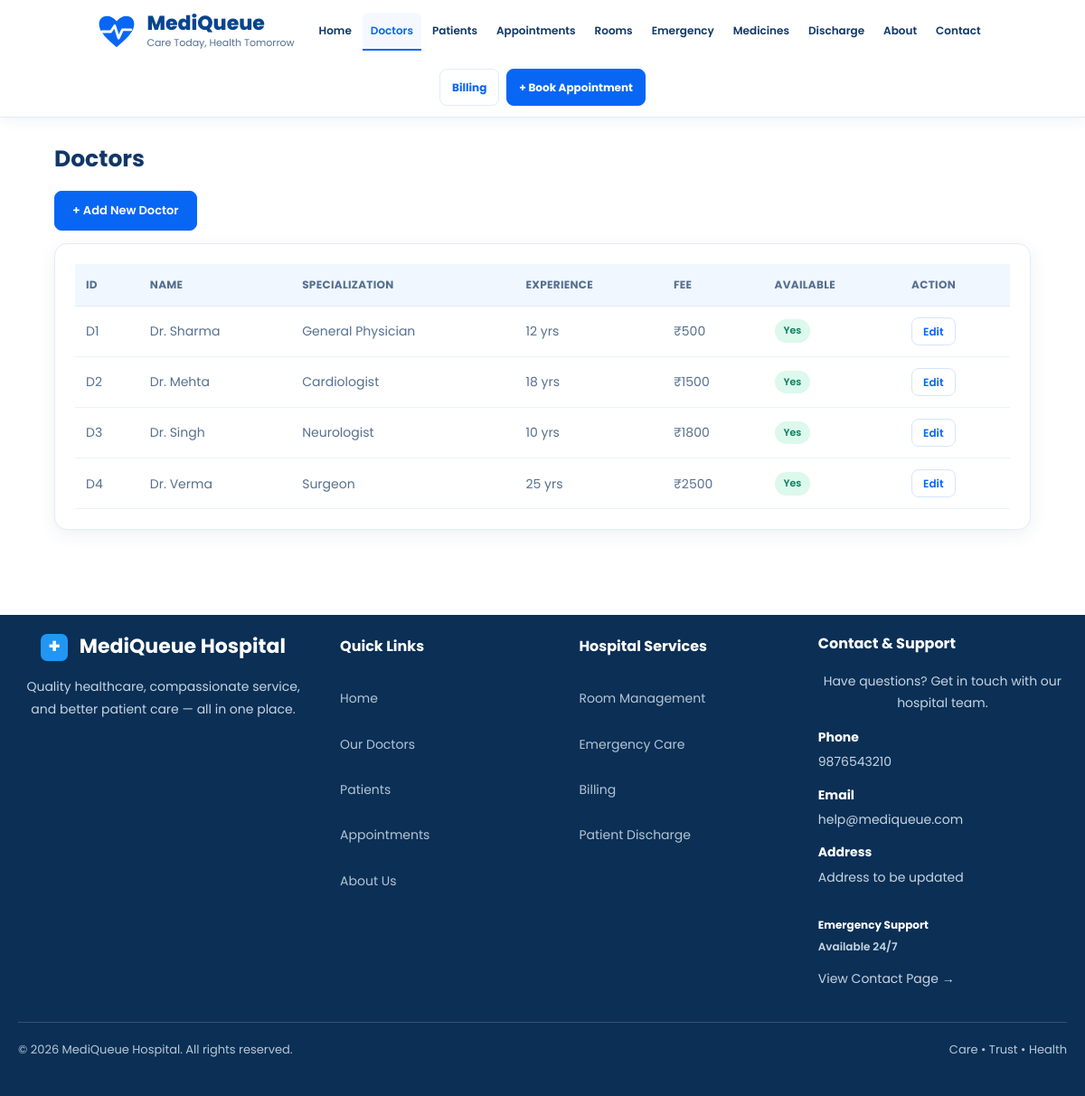
Page /doctors on the committed database.
### tables this page shows
CREATE TABLE doctors (
                doctor_id TEXT PRIMARY KEY,
                name TEXT NOT NULL,
                specialization TEXT NOT NULL,
                experience INTEGER NOT NULL,
                is_available INTEGER NOT NULL DEFAULT 1,
                consultation_fee REAL NOT NULL DEFAULT 0
            );

### app.py (the view)
@app.route("/doctors")
def show_doctors():
    return render_template(
        "doctors.html",
        doctors=load_doctors(),
    )

### app.py (called while the page is built)
def load_doctors():
    with get_connection() as conn:
        rows = conn.execute(
            "SELECT * FROM doctors ORDER BY rowid"
        ).fetchall()
    doctors = []
    for row in rows:
        doctor_class = DOCTOR_TYPES.get(
            row["specialization"], GeneralPhysician
        )
        doctor = doctor_class(
            row["doctor_id"],
            row["name"],
            row["specialization"],
            row["experience"],
            bool(row["is_available"]),
        )
        doctors.append(doctor)
    return doctors

### database.py (called while the page is built)
def get_connection():
    conn = sqlite3.connect(DATABASE_PATH)
    conn.row_factory = sqlite3.Row
    conn.execute("PRAGMA foreign_keys = ON")
    return conn

### doctors.py (called while the page is built)
    def calculate_consultation_fee(self):
        return 500

    def calculate_consultation_fee(self):
        return 1500

    def calculate_consultation_fee(self):
        return 1800

    def calculate_consultation_fee(self):
        return 2500

### templates/doctors.html (shortened to what this page needs)
{% extends "base.html" %}
{% block content %}
    <h2>Doctors</h2>
    <p><a href="/add_doctor" class="btn">+ Add New Doctor</a></p>
    <div class="card">
        <table>
            <tr>
                <th>ID</th>
                <th>Name</th>
                <th>Specialization</th>
                <th>Experience</th>
                <th>Fee</th>
                <th>Available</th>
                <th>Action</th>
            </tr>
            {% for d in doctors %}
            <tr>
                <td>{{ d.doctor_id }}</td>
                <td>{{ d.name }}</td>
                <td>{{ d.specialization }}</td>
                <td>{{ d.experience }} yrs</td>
                <td>₹{{ d.calculate_consultation_fee() }}</td>
                <td>
                    {% if d.is_available %}
                        <span class="tag ok">Yes</span>
                    {% else %}
                        <span class="tag no">No</span>
                    {% endif %}
                </td>
                <td><a href="/edit/{{ d.doctor_id }}" class="btn small light">Edit</a></td>
            </tr>
            {% endfor %}
        </table>
    </div>
{% endblock %}

### static/style.css (style rules this page uses)
:root { --primary-blue: #0866F5; --primary-hover: #0756D3; --dark-blue: #103768; --navy-blue: #0B2F55; --light-blue: #EAF6FF; --page-bg: #F8FBFF; --white: #FFFFFF; --text-color: #55708F; --border-color: #E1ECF8; --green: #10B995; --purple: #6338D4; --red: #F04452; --orange: #FFA500; --shadow: 0 5px 20px rgba(16, 55, 104, 0.07); }
* { box-sizing: border-box; }
html { scroll-behavior: smooth; scroll-padding-top: 100px; }
body { margin: 0; font-family: "Poppins", Arial, sans-serif; background: var(--white); color: var(--dark-blue); font-size: 14px; line-height: 1.6; }
a { color: var(--primary-blue); text-decoration: none; }
h1, h2, h3, h4 { color: var(--dark-blue); line-height: 1.3; }
h2 { font-size: 25px; font-weight: 700; margin: 0 0 18px; }
p { color: var(--text-color); }
.btn { display: inline-block; padding: 11px 19px; color: var(--white); background: var(--primary-blue); border: 1px solid var(--primary-blue); border-radius: 8px; font-size: 13px; font-weight: 600; text-align: center; cursor: pointer; transition: 0.2s ease; }
.btn.white, .btn.light { color: var(--primary-blue); background: var(--white); border-color: #D5E5FA; }
.btn.small { padding: 5px 12px; font-size: 12px; }
.card { margin-bottom: 22px; padding: 22px; overflow-x: auto; background: var(--white); border: 1px solid var(--border-color); border-radius: 14px; box-shadow: var(--shadow); }
table { width: 100%; border-collapse: collapse; background: var(--white); }
th { padding: 13px 12px; color: #55708F; background: #F1F7FF; border-bottom: 1px solid var(--border-color); font-size: 12px; font-weight: 700; text-align: left; text-transform: uppercase; letter-spacing: 0.3px; }
td { padding: 12px; color: var(--text-color); border-bottom: 1px solid #EDF2F8; }
.tag { display: inline-block; padding: 4px 10px; border-radius: 30px; font-size: 11px; font-weight: 600; }
.ok { color: #087F5B; background: #DDF8EC; }

### rows in the picture
doctors: doctor_id "D1", name "Dr. Sharma", specialization "General Physician", experience "12", calculate_consultation_fee "500", is_available "Yes"
doctors: doctor_id "D2", name "Dr. Mehta", specialization "Cardiologist", experience "18", calculate_consultation_fee "1500", is_available "Yes"
doctors: doctor_id "D3", name "Dr. Singh", specialization "Neurologist", experience "10", calculate_consultation_fee "1800", is_available "Yes"
doctors: doctor_id "D4", name "Dr. Verma", specialization "Surgeon", experience "25", calculate_consultation_fee "2500", is_available "Yes"
